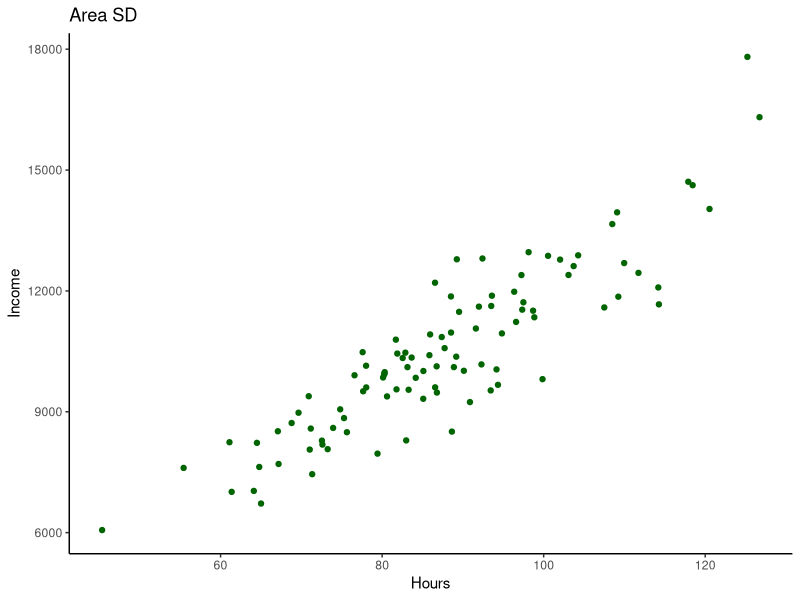
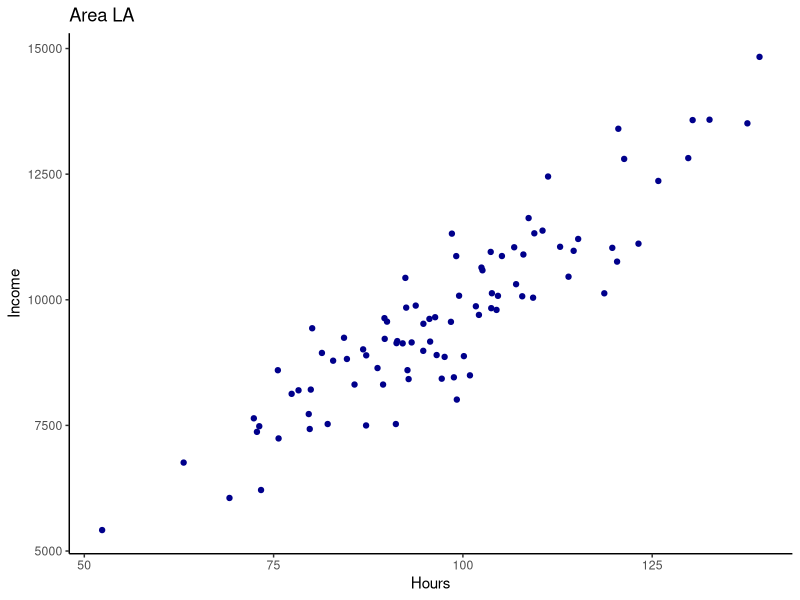
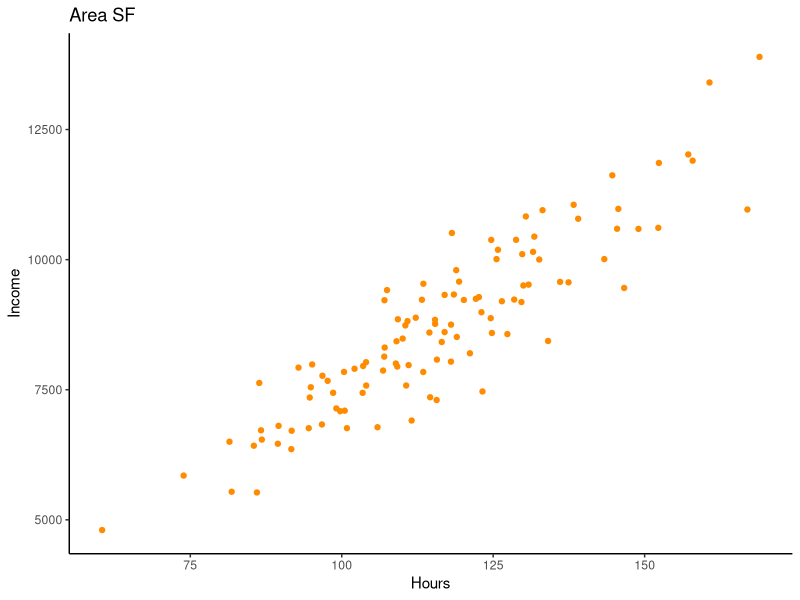
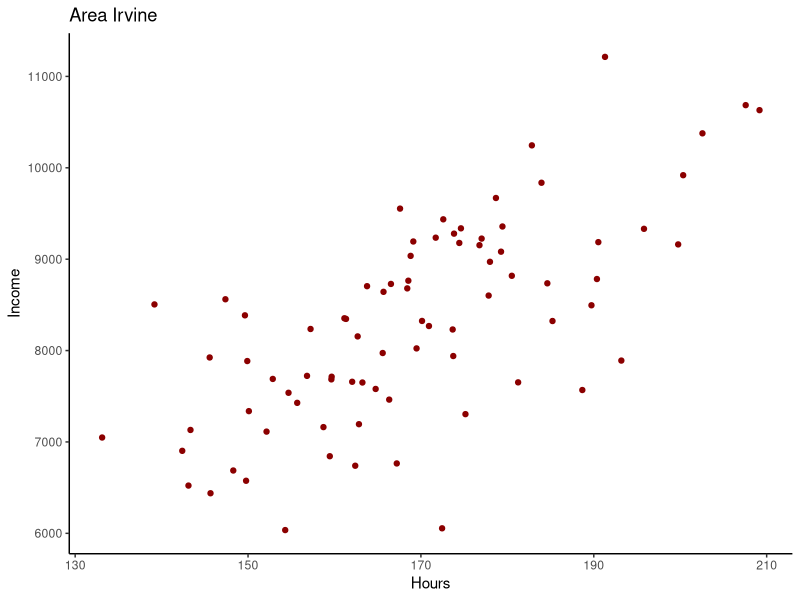
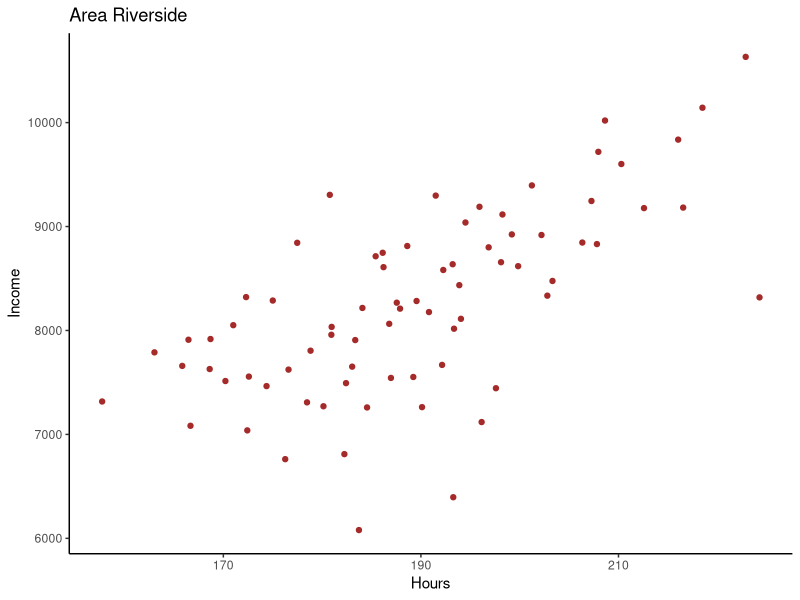
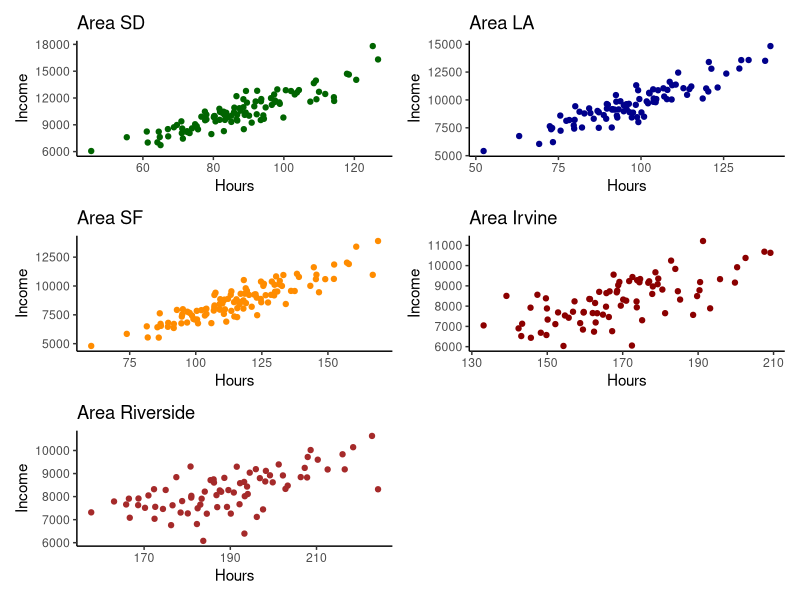
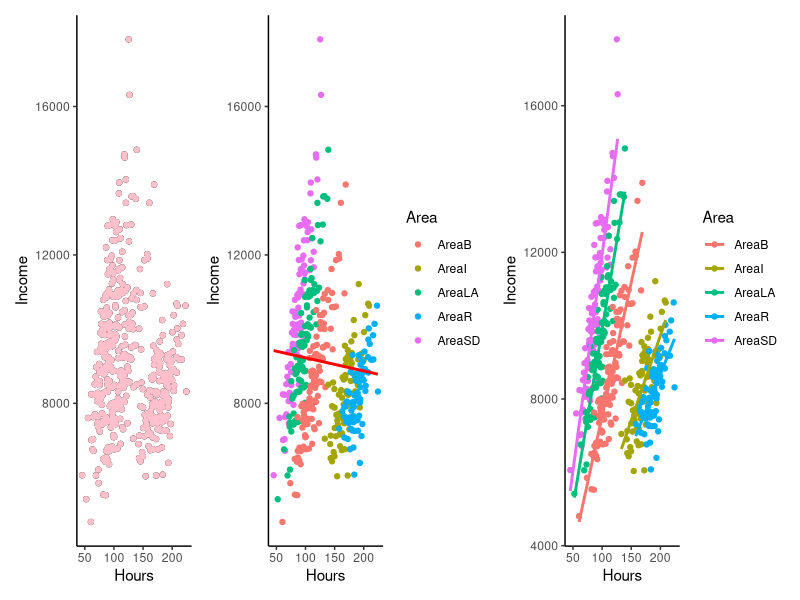

Recreate these plots in R, in order.
library(tidyverse)
library(ggthemes)
library(patchwork)
setwd("C:/Users/meala/Documents/R Data Work")

#AreaSD
set.seed(259)
AreaSD_hours <- rnorm(100, mean = 90, sd = 15)
AreaSD_Income <-  abs(AreaSD_hours * (rnorm(100, 120,10))) 
SD <- ggplot(data.frame(AreaSD_hours, AreaSD_Income), aes(x = AreaSD_hours, y = AreaSD_Income)) + 
                  geom_point(color="darkgreen")  + labs(title = "Area SD", x = "Hours", y = "Income")+theme_classic()

#AreaLA
set.seed(259)
AreaLA_hours <- rnorm(90, mean = 100, sd = 16)
AreaLA_Income <-  abs(AreaLA_hours * (rnorm(90, 100,8)))
LA<- ggplot(data.frame(AreaLA_hours, AreaLA_Income), aes(x = AreaLA_hours, y = AreaLA_Income)) + 
                  geom_point(color="darkblue")  + labs(title = "Area LA", x = "Hours", y = "Income")+theme_classic()


#AreaB
set.seed(259)
AreaB_hours <- rnorm(110, mean = 120, sd = 20)
AreaB_Income <- abs(AreaB_hours * (rnorm(110, 75,6)))
Berkeley <- ggplot(data.frame(AreaB_hours, AreaB_Income), aes(x = AreaB_hours, y = AreaB_Income)) + 
                  geom_point(color="darkorange")  + labs(title = "Area SF", x = "Hours", y = "Income")+theme_classic()


#Irvine
set.seed(259)
AreaI_hours <- rnorm(80, mean = 170, sd = 16)
AreaI_Income <-  abs(AreaI_hours * (rnorm(80, 50,5)))

Irvine <- ggplot(data.frame(AreaI_hours, AreaI_Income), aes(x = AreaI_hours, y = AreaI_Income)) + 
                  geom_point(color="darkred")  + labs(title = "Area Irvine", x = "Hours", y = "Income")+theme_classic()

#Riverside
set.seed(259)
AreaR_hours <- rnorm(75, mean = 190, sd = 14)
AreaR_Income <-  abs(AreaR_hours * (rnorm(65, 45,4)))
Riverside <- ggplot(data.frame(AreaR_hours, AreaR_Income), aes(x = AreaR_hours, y = AreaR_Income)) + 
                  geom_point(color="brown")  + labs(title = "Area Riverside", x = "Hours", y = "Income")+theme_classic()

#rm(list=ls())
#plot all the plots together
SD
LA
Berkeley
Irvine
Riverside

SD+LA + Berkeley + Irvine + Riverside + plot_layout(ncol = 2)

#make a function to run linear regression 

AreaSD <- lm(AreaSD_Income~AreaSD_hours)
summary(AreaSD)
AreaLA <- lm(AreaLA_Income~AreaLA_hours)
summary(AreaLA)
AreaB <- lm(AreaB_Income~AreaB_hours)
summary(AreaB)
AreaI <- lm(AreaI_Income~AreaI_hours)
summary(AreaI)
AreaR <- lm(AreaR_Income~AreaR_hours)
summary(AreaR)

AreaSD <- data.frame(Area = "AreaSD",Hours= AreaSD_hours,Income=AreaSD_Income)
AreaLA <- data.frame(Area = "AreaLA",Hours= AreaLA_hours,Income=AreaLA_Income)
AreaB <- data.frame(Area = "AreaB",Hours= AreaB_hours,Income=AreaB_Income)
AreaI <- data.frame(Area = "AreaI",Hours= AreaI_hours,Income=AreaI_Income)
AreaR <- data.frame(Area = "AreaR",Hours= AreaR_hours,Income=AreaR_Income)

All <- rbind(AreaSD,AreaLA,AreaB,AreaI,AreaR)
summary(lm(data=All, Income~Hours))

p <- ggplot(data=All, aes(x=Hours, y=Income)) + geom_point()+geom_point(color="pink")
p<- p + theme_classic()

p1 <- ggplot(data=All, aes(x=Hours, y=Income, color=Area)) + geom_point()+geom_smooth(method = "lm", se = FALSE, color = "red")
p1<- p1 + theme_classic()

p2 <- ggplot(data=All, aes(x=Hours, y=Income, color=Area)) + geom_point()+geom_smooth(method = "lm", se = FALSE)
p2<- p2 + theme_classic()

p+p1+p2

Area_reg <- lm(data=All, Income~Hours+Area)
summary(Area_reg)
